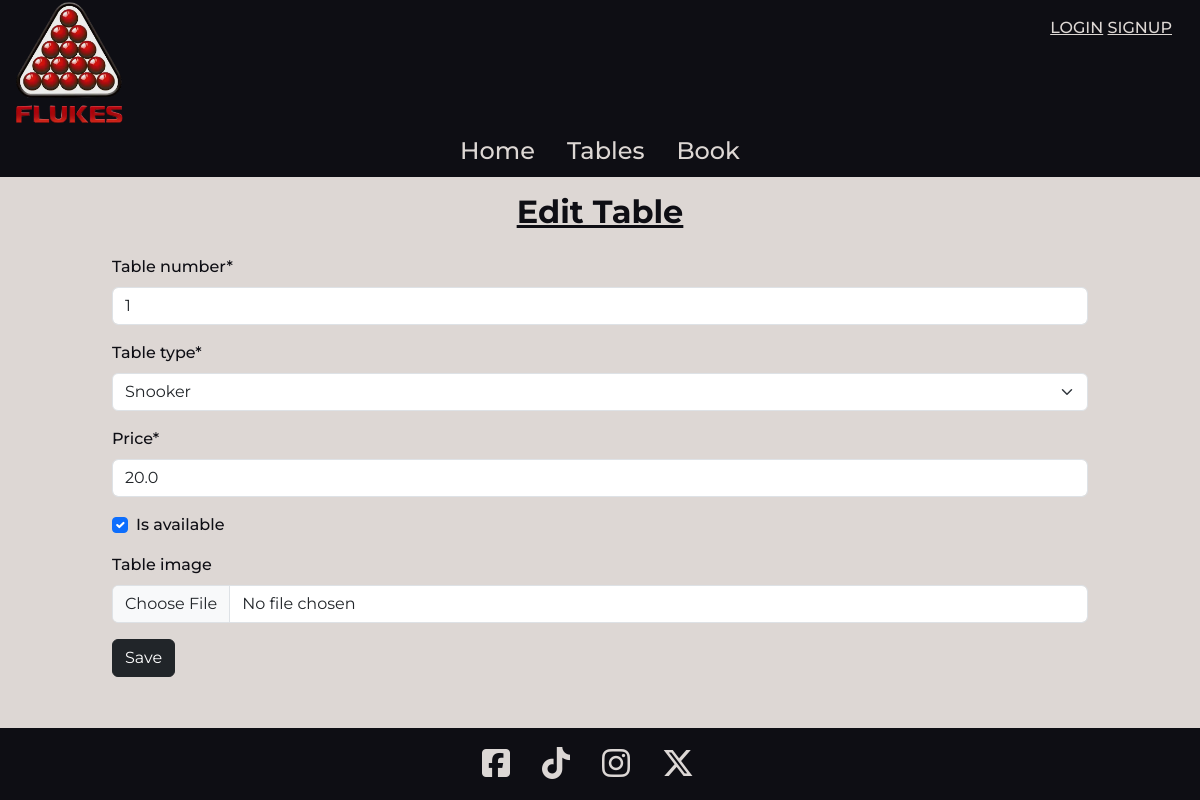
The app's page /tables/edit_table/5/ with its own data.
### home/models.py (models this page shows, shortened)
class ClubDetails(models.Model):
    club_name = models.CharField(max_length=30)
    logo = models.ImageField(null=True, blank=True)
    home_image = models.ImageField(null=True, blank=True)
    address_line1 = models.CharField(max_length=100, blank=True)
    address_line2 = models.CharField(max_length=100, blank=True)
    city = models.CharField(max_length=50, blank=True)
    country = models.CharField(max_length=50, blank=True)
    postcode = models.CharField(max_length=8, blank=True)
    phone_number = PhoneNumberField(blank=True)
    email = models.EmailField(blank=True)
    display_logo = models.BooleanField(default=False)
    display_club_name = models.BooleanField(default=True)
    description = models.TextField()
    tagline = models.TextField()
    primary_colour = models.CharField(max_length=7, default="#ddd7d4")
    secondary_colour = models.CharField(max_length=7, default="#df0020")
    header_colour = models.CharField(max_length=7, default="#0e0e14")
    footer_colour = models.CharField(max_length=7, default="#0e0e14")
    primary_text_colour = models.CharField(max_length=7, default="#0e0e14")
    secondary_text_colour = models.CharField(max_length=7, default="#ddd7d4")
    header_text_colour = models.CharField(max_length=7, default="#ddd7d4")
    footer_text_colour = models.CharField(max_length=7, default="#ddd7d4")
    objects = ClubDetailsManager()

### tables/models.py (models this page shows, shortened)
class Table(models.Model):
    table_number = models.PositiveIntegerField()
    table_type = models.ForeignKey(TableType, on_delete=models.CASCADE)
    price = models.FloatField()
    is_available = models.BooleanField(default=True)
    table_image = models.ImageField(null=True, blank=True)

### tables/views.py (the view)
# urls.py: path("edit_table/<int:pk>/", views.edit_table, name="edit_table"),
def edit_table(request, pk):
    table = get_object_or_404(Table, pk=pk)
    if request.method == "POST":
        form = TableForm(request.POST, instance=table)
        if form.is_valid():
            form.save()
            messages.success(request, "Table updated successfully")
            return redirect("add_table")
        else:
            for error_list in form.errors.values():
                for error in error_list:
                    messages.error(request, error)
    else:
        form = TableForm(instance=table)
    context = {
        "form": form,
        "table": table,
    }
    return render(request, "tables/edit_table.html", context)

### tables/forms.py (shortened to what this page needs)
class TableForm(forms.ModelForm):
    class Meta:
        model = Table
        fields = "__all__"

### home/context_processors.py (called while the page is built)
def club_details_processor(request):
    club_details = ClubDetails.objects.get_instance()
    opening_hours = OpeningHours.objects.all().order_by("day_of_week")
    context = {
        "club_details": club_details,
        "opening_hours": opening_hours,
    }
    return context

### home/models.py (called while the page is built)
    def get_instance(self):
        if self.exists():
            return self.get()
        return self.create()

### profiles/context_processors.py (called while the page is built)
def profile_context_processors(request):
    profile = None
    if request.user.is_authenticated:
        try:
            profile = UserProfile.objects.get(user=request.user)
        except UserProfile.DoesNotExist:
            profile = None  # or handle as needed
    return {"profile": profile}

### tables/models.py (called while the page is built)
    def __str__(self):
        return self.name

### tables/templates/tables/edit_table.html (shortened to what this page needs)
{% extends "base.html" %}
{% load crispy_forms_tags %}
{% block content %}
<h2 class="text-center py-3 text-decoration-underline fw-bold">Edit Table</h2>
<div class="row justify-content-evenly pb-3">
  <div class="col-10">
    <form method="post">
      {% for field in form %}
      {{ field | as_crispy_field }}
      {% endfor %}
      <button class="btn btn-dark" type="submit">Save</button>
    </form>
  </div>
</div>
{% endblock %}

### templates/includes/header.html (shortened to what this page needs)
<header class="container-fluid header-colour">
  <div class="row">
    <div class="col-8">
      {% if club_details.display_logo %}
      <img
        src="{{ club_details.logo.url }}"
        alt="{{ club_details.club_name }} Logo"
        class="logo d-inline"
      />
      {% endif %}
    </div>
    <div class="col-4 text-end">
      <div class="m-3">
        {% if request.user.is_authenticated %}
        <div class="dropdown">
          <a class="fit-content header-text-colour" role="button" data-bs-toggle="dropdown" aria-expanded="false">
            <i class="fa-solid fa-user fa-2xl"></i>
          </a>
          <ul class="dropdown-menu">
            <li><a class="dropdown-item" href="{% url 'profile' %}">Profile</a></li>
            <li><a class="dropdown-item" href="#">My Bookings</a></li>
            <li><hr class="dropdown-divider"></li>
            {% if request.user.is_superuser %}
            <li><a class="dropdown-item" href="{% url 'edit_club_details' %}"
              >Edit Club Details</a
            ></li>
            <li><a class="dropdown-item" href="{% url 'manage_opening_hours' %}"
              >Edit Opening Times</a
            ></li>
            <li><a class="dropdown-item" href="{% url 'add_table_type' %}"
              >Add Table Type</a
            ></li>
            <li><a class="dropdown-item" href="{% url 'add_table' %}"
              >Add Table</a
            ></li>
            <li><hr class="dropdown-divider"></li>
            {% endif %}
            <li><a class="dropdown-item" href="{% url 'account_logout' %}">Logout</a></li>
          </ul>
        </div>
        {% else %}
        <a href="{% url 'account_login' %}" class="header-text-colour">LOGIN</a>
        <a href="{% url 'account_signup' %}" class="header-text-colour">SIGNUP</a>
        {% endif %}
      </div>
    </div>
  </div>
  <nav>
    <ul class="nav justify-content-center">
      <li class="nav-item">
        <a id="nav-item" class="nav-link active header-text-colour fs-4" aria-current="page" href="{% url 'home' %}"
          >Home</a
        >
      </li>
      <li class="nav-item">
        <a id="nav-item" class="nav-link nav-hover header-text-colour fs-4" href="{% url 'tables_view' %}">Tables</a>
      </li>
      <li class="nav-item">
        <a id="nav-item" class="nav-link nav-hover header-text-colour fs-4" href="{% url 'book_table' %}">Book</a>
      </li>
    </ul>
  </nav>
</header>

### static/css/base.css (style rules this page uses)
header, footer, main, .toast { font-family: "Montserrat", sans-serif; font-weight: 500; font-style: normal; }
.logo { max-height: 125px; }

### records on screen
ClubDetails: logo (picture)
Table: table_number "1" "Snooker" "20.0" "☑"
